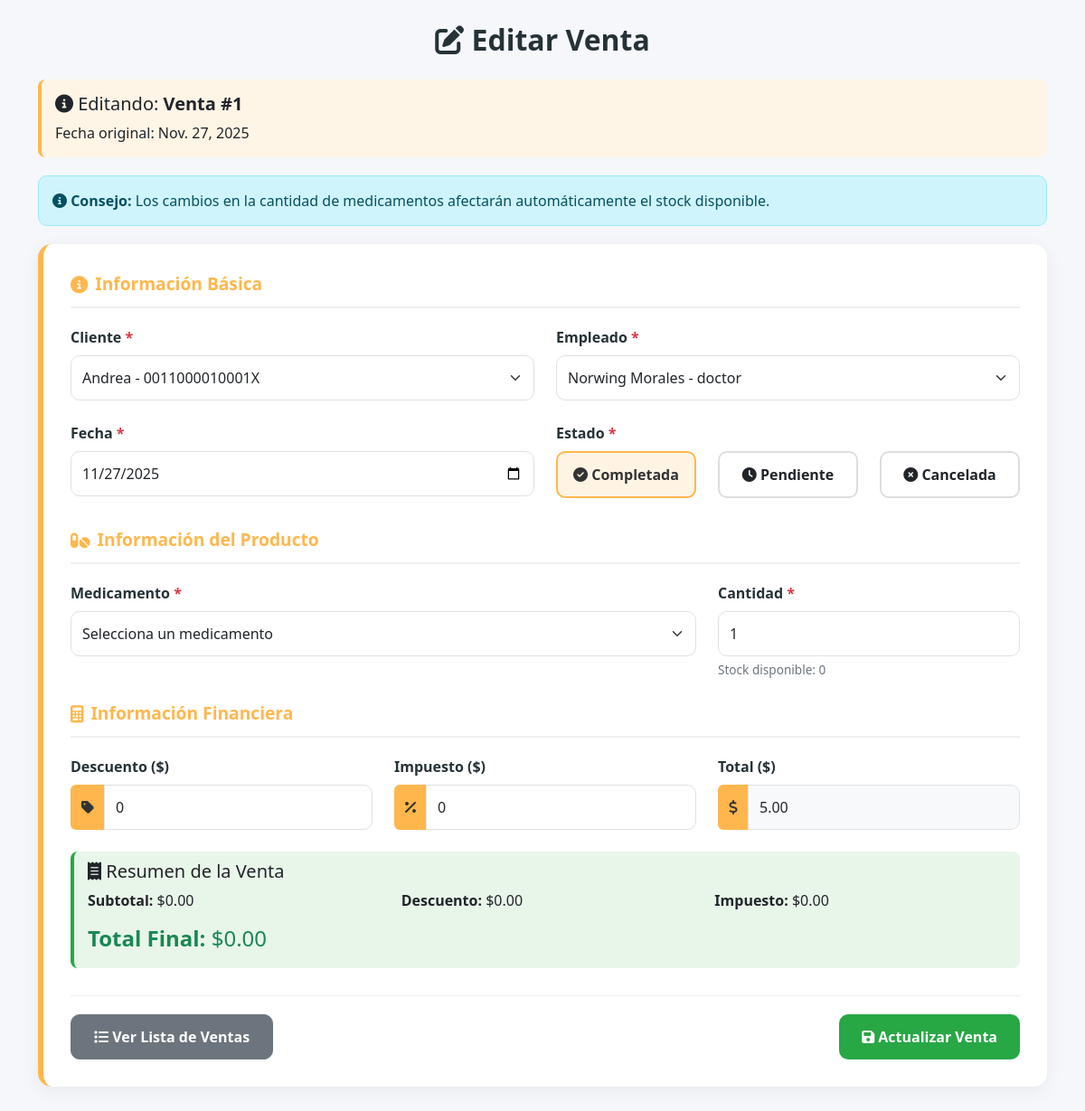
Page /farmacia/ventas/editar/1/ (signed in) on the committed database.
### farmacia_app/models.py (models this page shows, shortened)
class Venta(models.Model):
    id_venta = models.AutoField(primary_key=True)
    fecha = models.DateField(blank=True, null=True)
    total = models.DecimalField(max_digits=12, decimal_places=2, blank=True, null=True)
    id_cliente = models.ForeignKey(Cliente, on_delete=models.SET_NULL, db_column='id_cliente', blank=True, null=True)
    id_empleado = models.ForeignKey(Empleados, on_delete=models.SET_NULL, db_column='id_empleado', blank=True, null=True)
    descuento = models.DecimalField(max_digits=10, decimal_places=2, blank=True, null=True)
    impuesto = models.DecimalField(max_digits=10, decimal_places=2, blank=True, null=True)
    estado = models.CharField(max_length=50, blank=True, null=True)
    id_medicamento = models.ForeignKey(Medicamento, on_delete=models.SET_NULL, blank=True, null=True)
    cantidad = models.IntegerField(default=1)
    class Meta:
        db_table = 'Venta'

class Cliente(models.Model):
    id_cliente = models.AutoField(primary_key=True)
    nombre = models.CharField(max_length=255, blank=True, null=True)
    telefono = models.CharField(max_length=20, blank=True, null=True)
    direccion = models.TextField(blank=True, null=True)
    cedula = models.CharField(max_length=20, blank=True, null=True)
    correo = models.EmailField(blank=True, null=True)
    fecha_registro = models.DateField(blank=True, null=True)
    class Meta:
        db_table = 'Cliente'

class Empleados(models.Model):
    id_empleado = models.AutoField(primary_key=True)
    nombre = models.CharField(max_length=255)
    fecha_contratacion = models.DateField(blank=True, null=True)
    rol = models.CharField(max_length=100, blank=True, null=True)
    funciones = models.TextField(blank=True, null=True)
    cedula = models.CharField(max_length=20, blank=True, null=True)
    telefono = models.CharField(max_length=20, blank=True, null=True)
    correo = models.EmailField(blank=True, null=True)
    estado = models.IntegerField(default=1)
    class Meta:
        db_table = 'Empleados'

### farmacia_app/views.py (the view)
# urls.py: path('ventas/editar/<int:id_venta>/', login_required(views.venta_edit), name='venta_edit'),
def venta_edit(request, id_venta):
    venta = get_object_or_404(Venta, pk=id_venta)
    cantidad_original = venta.cantidad
    medicamento_original = venta.id_medicamento
    if request.method == 'POST':
        form = VentaForm(request.POST, instance=venta)
        if form.is_valid():
            venta_nueva = form.save(commit=False)
            medicamento_nuevo = venta_nueva.id_medicamento
            if medicamento_original == medicamento_nuevo:
                diferencia = venta_nueva.cantidad - cantidad_original
                if diferencia > medicamento_original.cantidad:
                    form.add_error('cantidad', f'No hay suficiente stock. Stock disponible: {medicamento_original.cantidad}')
                else:
                    medicamento_original.cantidad -= diferencia
                    medicamento_original.save()
                    venta_nueva.save()
                    return redirect('venta_list')
            else:
                if venta_nueva.cantidad > medicamento_nuevo.cantidad:
                    form.add_error('cantidad', f'No hay suficiente stock en el nuevo medicamento. Stock disponible: {medicamento_nuevo.cantidad}')
                else:
                    medicamento_original.cantidad += cantidad_original
                    medicamento_original.save()
                    medicamento_nuevo.cantidad -= venta_nueva.cantidad
                    medicamento_nuevo.save()
                    venta_nueva.save()
                    return redirect('venta_list')
    else:
        form = VentaForm(instance=venta)
    clientes = Cliente.objects.all()
    empleados = Empleados.objects.all()
    medicamentos = Medicamento.objects.filter(cantidad__gt=0)
    return render(request, 'venta/edit.html', {
        'form': form,
        'venta': venta,
        'clientes': clientes,
        'empleados': empleados,
        'medicamentos': medicamentos
    })

### farmacia_app/templates/venta/edit.html (shortened to what this page needs)
<!DOCTYPE html>
<html lang="es">
<head>
    <link href="https://cdn.jsdelivr.net/npm/bootstrap@5.3.0/dist/css/bootstrap.min.css" rel="stylesheet">
    <link rel="stylesheet" href="https://cdnjs.cloudflare.com/ajax/libs/font-awesome/6.4.0/css/all.min.css">
</head>
<body>
<div class="container mb-5">
    <h2 class="page-title fade-in"><i class="fa-solid fa-edit"></i> Editar Venta</h2>
    <div class="current-info fade-in">
        <h5><i class="fas fa-info-circle"></i> Editando: <strong>Venta #{{ venta.id_venta }}</strong></h5>
        <p class="mb-0">Fecha original: {{ venta.fecha }}</p>
    </div>
    <div class="alert alert-info alert-custom fade-in">
        <i class="fas fa-info-circle"></i> <strong>Consejo:</strong> Los cambios en la cantidad de medicamentos afectarán automáticamente el stock disponible.
    </div>
    <form method="POST" id="ventaForm" class="fade-in">
        <div class="form-container">
            <div class="section-title"><i class="fa-solid fa-info-circle"></i> Información Básica</div>
            <div class="row mb-4">
                <div class="col-md-6">
                    <label class="form-label required">Cliente</label>
                    <select class="form-select" id="id_id_cliente" name="id_cliente" required>
                        {% for cliente in clientes %}
                            <option value="{{ cliente.id_cliente }}" {% if venta.id_cliente.id_cliente == cliente.id_cliente %}selected{% endif %}>
                                {{ cliente.nombre }} - {{ cliente.cedula }}
                            </option>
                        {% endfor %}
                    </select>
                </div>
                <div class="col-md-6">
                    <label class="form-label required">Empleado</label>
                    <select class="form-select" id="id_id_empleado" name="id_empleado" required>
                        {% for empleado in empleados %}
                            <option value="{{ empleado.id_empleado }}" {% if venta.id_empleado.id_empleado == empleado.id_empleado %}selected{% endif %}>
                                {{ empleado.nombre }} - {{ empleado.rol }}
                            </option>
                        {% endfor %}
                    </select>
                </div>
            </div>
            <div class="row mb-4">
                <div class="col-md-6">
                    <label class="form-label required">Fecha</label>
                    <input type="date" id="id_fecha" name="fecha" class="form-control"
                           value="{{ venta.fecha|date:'Y-m-d' }}" required>
                </div>
                <div class="col-md-6">
                    <label class="form-label required">Estado</label>
                    <div class="row text-center">
                        <div class="col-md-4 mb-2">
                            <div class="state-option {% if venta.estado == 'Completada' %}active{% endif %}" data-value="Completada">
                                <i class="fa-solid fa-check-circle"></i> Completada
                            </div>
                        </div>
                        <div class="col-md-4 mb-2">
                            <div class="state-option {% if venta.estado == 'Pendiente' %}active{% endif %}" data-value="Pendiente">
                                <i class="fa-solid fa-clock"></i> Pendiente
                            </div>
                        </div>
                        <div class="col-md-4 mb-2">
                            <div class="state-option {% if venta.estado == 'Cancelada' %}active{% endif %}" data-value="Cancelada">
                                <i class="fa-solid fa-times-circle"></i> Cancelada
                            </div>
                        </div>
                    </div>
                </div>
            </div>
            <div class="section-title"><i class="fa-solid fa-pills"></i> Información del Producto</div>
            <div class="row mb-4">
                <div class="col-md-8">
                    <label class="form-label required">Medicamento</label>
                    <select class="form-select" id="id_id_medicamento" name="id_medicamento" required>
                        <option value="">Selecciona un medicamento</option>
                    </select>
                </div>
                <div class="col-md-4">
                    <label class="form-label required">Cantidad</label>
                    <input type="number" id="id_cantidad" name="cantidad" class="form-control"
                           value="{{ venta.cantidad }}" min="1" step="1" required>
                    <div class="help-text">Stock disponible: <span id="stock-disponible">0</span></div>
                </div>
            </div>
            <div class="section-title"><i class="fa-solid fa-calculator"></i> Información Financiera</div>
            <div class="row mb-4">
                <div class="col-md-4">
                    <label class="form-label">Descuento ($)</label>
                    <div class="input-group">
                        <span class="input-group-text"><i class="fas fa-tag"></i></span>
                        <input type="number" id="id_descuento" name="descuento" class="form-control"
                               value="{{ venta.descuento|default:0 }}" step="0.01" min="0" placeholder="0.00">
                    </div>
                </div>
                <div class="col-md-4">
                    <label class="form-label">Impuesto ($)</label>
                    <div class="input-group">
                        <span class="input-group-text"><i class="fas fa-percentage"></i></span>
                        <input type="number" id="id_impuesto" name="impuesto" class="form-control"
                               value="{{ venta.impuesto|default:0 }}" step="0.01" min="0" placeholder="0.00">
                    </div>
                </div>
                <div class="col-md-4">
                    <label class="form-label">Total ($)</label>
                    <div class="input-group">
                        <span class="input-group-text"><i class="fas fa-dollar-sign"></i></span>
                        <input type="number" id="id_total" name="total" class="form-control"
                               value="{{ venta.total|default:0 }}" step="0.01" min="0" readonly style="background-color: #f8f9fa;">
                    </div>
                </div>
            </div>
            <div class="stock-info">
                <h5><i class="fas fa-receipt"></i> Resumen de la Venta</h5>
                <div class="row">
                    <div class="col-md-4">
                        <p><strong>Subtotal:</strong> $<span id="resumen-subtotal">0.00</span></p>
                    </div>
                    <div class="col-md-4">
                        <p><strong>Descuento:</strong> $<span id="resumen-descuento">0.00</span></p>
                    </div>
                    <div class="col-md-4">
                        <p><strong>Impuesto:</strong> $<span id="resumen-impuesto">0.00</span></p>
                    </div>
                </div>
                <div class="row">
                    <div class="col-md-12">
                        <h4 class="text-success"><strong>Total Final:</strong> $<span id="resumen-total">0.00</span></h4>
                    </div>
                </div>
            </div>
            <div class="btn-container">
                <a href="{% url 'venta_list' %}" class="btn btn-list">
                    <i class="fas fa-list"></i> Ver Lista de Ventas
                </a>
                <button type="submit" class="btn btn-success">
                    <i class="fa-solid fa-save"></i> Actualizar Venta
                </button>
            </div>
        </div>
    </form>
</div>
</body>
</html>

### farmacia_app/templates/venta/edit.html (style rules this page uses)
:root { --primary: #4a90e2; --secondary: #7fcdbb; --dark: #253237; --light: #f5f7fb; --success: #28a745; --accent: #ffb74d; --danger: #dc3545; }
body { background: var(--light); font-family: "Segoe UI", sans-serif; padding-bottom: 30px; }
.page-title { margin: 25px 0; text-align: center; color: var(--dark); font-weight: 800; font-size: 2rem; }
.form-container { background: white; border-radius: 15px; padding: 30px; margin-bottom: 25px; box-shadow: 0 5px 20px rgba(0,0,0,0.06); border-left: 6px solid var(--accent); }
.section-title { font-size: 1.2rem; font-weight: 700; color: var(--accent); margin-bottom: 20px; display: flex; align-items: center; gap: 8px; padding-bottom: 10px; border-bottom: 2px solid #f0f0f0; }
.form-label { font-weight: 600; color: var(--dark); }
.required::after { content: " *"; color: var(--danger); }
.input-group-text { background: var(--accent); border: none; color: #333; }
.form-control, .form-select { border-radius: 10px; padding: 12px; }
.btn-success { padding: 12px 25px; border-radius: 10px; font-weight: 600; background: var(--success); border: none; }
.btn-list { background-color: #6c757d; border-color: #6c757d; color: white; padding: 12px 25px; border-radius: 10px; font-weight: 600; }
.state-option { padding: 12px; border-radius: 10px; border: 2px solid #ddd; cursor: pointer; transition: .3s; text-align: center; font-weight: 600; }
.state-option.active { background: rgba(255, 183, 77, 0.15); border-color: var(--accent); color: #333; }
.help-text { font-size: 0.85rem; color: #6c757d; margin-top: 5px; }
.alert-custom { border-radius: 10px; padding: 15px; margin-bottom: 20px; }
.current-info { background-color: #fff5e6; padding: 15px; border-radius: 8px; margin-bottom: 20px; border-left: 4px solid var(--accent); }
.btn-container { display: flex; justify-content: space-between; margin-top: 30px; padding-top: 20px; border-top: 1px solid #eee; }
.fade-in { animation: fadeIn 0.5s ease-in; }
.stock-info { background-color: #e8f5e9; padding: 10px 15px; border-radius: 8px; margin-top: 10px; border-left: 4px solid var(--success); }

### rows in the picture
Venta: id_venta "1", fecha "Nov. 27, 2025", id_cliente "Andrea - 0011000010001X", id_empleado "Norwing Morales - doctor", fecha "11/27/2025", cantidad "1", descuento "0", impuesto "0", total "5.00"
